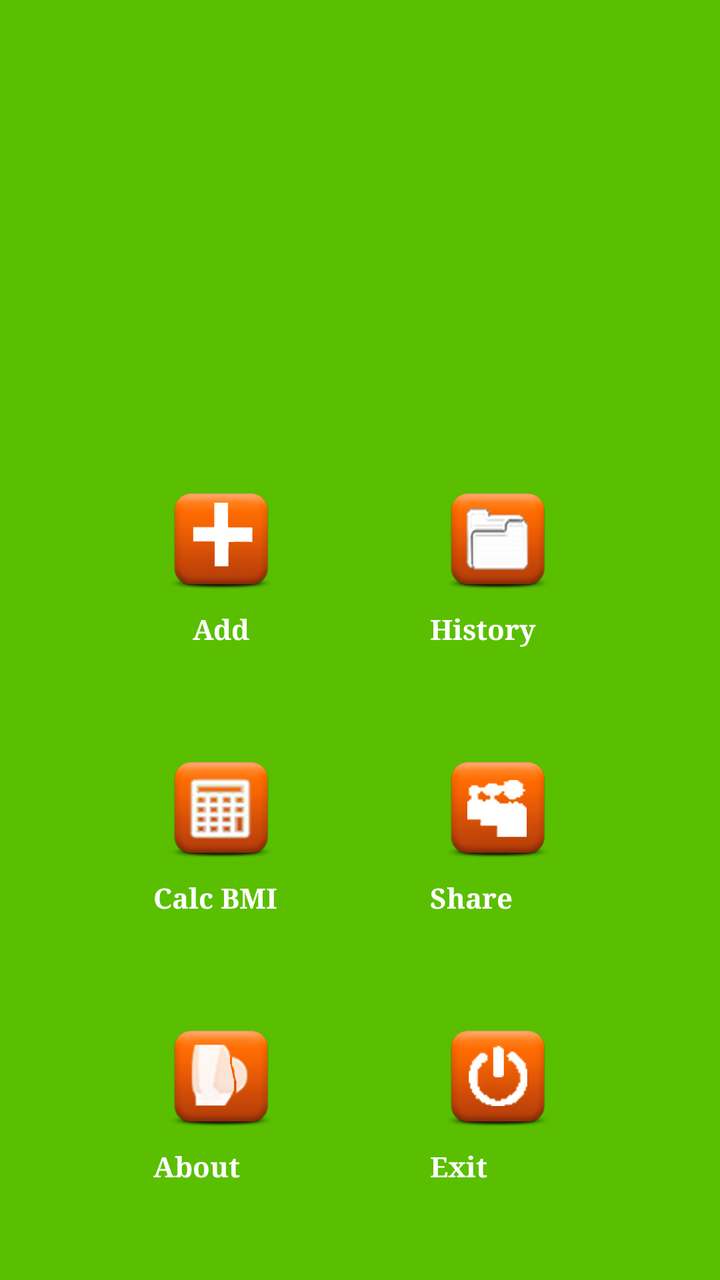
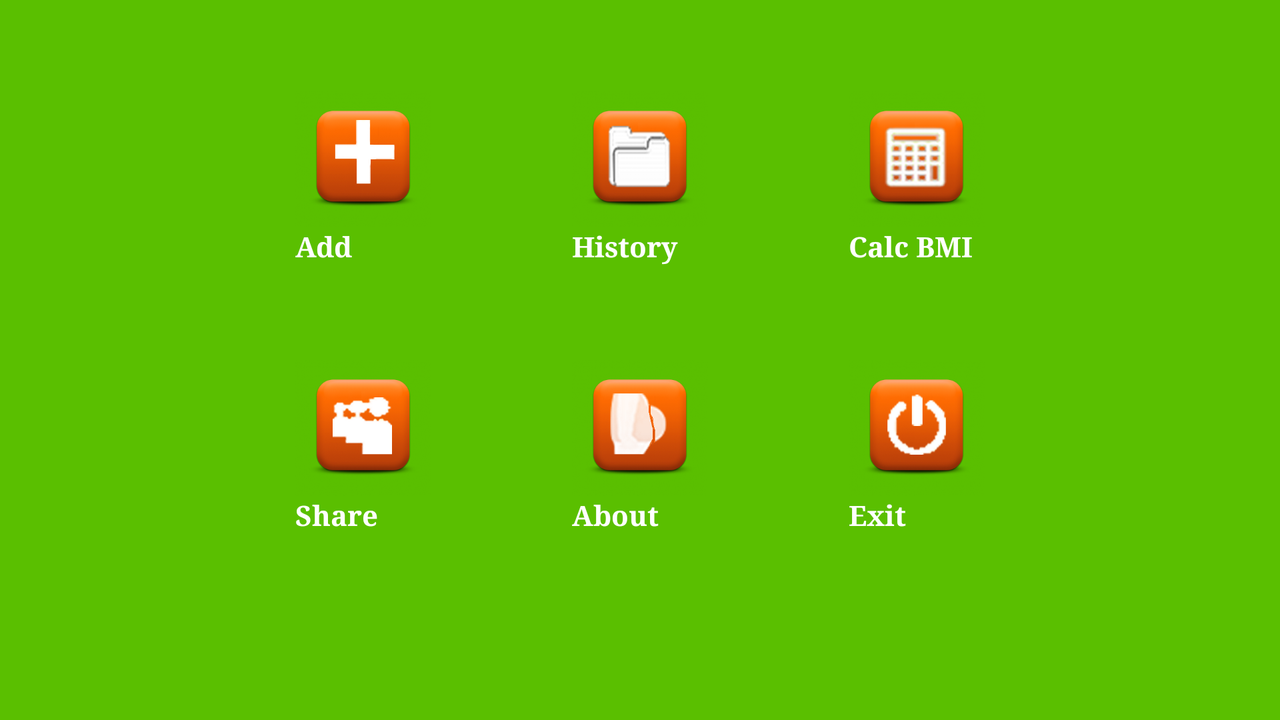

The same Android screen from two of the app's own layout files: first res/layout/ as a phone draws it, then the author's variant for another configuration, drawn on a device whose configuration selects that folder. Both files follow.
<!-- AndroidManifest.xml: application theme android:Theme.NoTitleBar.Fullscreen -->
<!-- res/layout/mainmast.xml -->
<?xml version="1.0" encoding="utf-8"?>
<LinearLayout
  xmlns:android="http://schemas.android.com/apk/res/android"
  android:orientation="vertical"
  android:layout_width="fill_parent"
  android:layout_height="fill_parent"
  android:gravity="bottom"
  android:layout_gravity="bottom"
  android:id="@+id/linearLayout"
  style="@style/backColor"
  >
  <TableLayout
  android:orientation="vertical"
  android:layout_width="fill_parent"
  android:layout_height="wrap_content"
  style="@style/backColor"
  android:gravity="center"
  >  
<TableRow 
    android:id="@+id/tableRow1" 
    android:layout_width="wrap_content" 
    android:layout_height="wrap_content"
    android:gravity="center"
    >
 <ImageButton 
    android:id="@+id/imageButton1" 
 	android:src="@drawable/btn_main_add" 
 	android:layout_width="68dp"
  	android:layout_height="68dp"
  	android:scaleType="fitCenter"
 	android:background="@null" android:onClick="myClickHandler">
 </ImageButton>
 <ImageButton 
 	android:src="@drawable/iconka2" 
 	android:id="@+id/imageButton3" 
 	android:layout_width="wrap_content" 
 	android:layout_height="wrap_content" 
 	android:visibility="invisible" 
 	android:clickable="false">
 </ImageButton>
  <ImageButton 
    android:src="@drawable/btn_main_hist" 
 	android:layout_width="68dp"
  	android:layout_height="68dp"
  	android:scaleType="fitCenter"  
 	android:id="@+id/imageButton2" 
 	android:background="@null" android:onClick="myClickHandler">
 </ImageButton>
</TableRow>
<TableRow 
    android:id="@+id/tableRow1" 
    android:layout_width="wrap_content" 
    android:layout_height="wrap_content"
    android:gravity="center">
 <TextView 
 	android:text="@string/menu_main_add"
 	android:layout_height="fill_parent"
 	android:textSize="14dp"
 	android:textStyle="bold"
 	android:layout_gravity="center_horizontal"
 	android:textColor="#ffffff"
 	android:typeface="serif"
 	>
 </TextView>
 <ImageButton 
 	android:src="@drawable/iconka2" 
 	android:id="@+id/imageButton3" 
 	android:layout_width="wrap_content" 
 	android:layout_height="wrap_content" 
 	android:visibility="invisible" 
 	android:clickable="false">
 </ImageButton>
  <TextView 
 	android:text="@string/menu_main_hist"
 	android:layout_height="fill_parent"
 	android:textSize="14dp"
 	android:textStyle="bold" 
 	android:typeface="serif"
 	android:textColor="#ffffff">
 </TextView>
</TableRow>
<TableRow 
    android:id="@+id/tableRow1" 
    android:layout_width="wrap_content" 
    android:layout_height="wrap_content"
    android:gravity="center">
 <ImageButton 
 	android:src="@drawable/btn_main_calc" 
 	android:layout_width="68dp"
  	android:layout_height="68dp"
  	android:scaleType="fitCenter"
 	android:id="@+id/imageButton3" android:onClick="myClickHandler"
 	android:background="@null">
 </ImageButton>
 <ImageButton 
 	android:src="@drawable/iconka2" 
 	android:id="@+id/imageButton3" 
 	android:layout_width="wrap_content" 
 	android:layout_height="wrap_content" 
 	android:visibility="invisible" 
 	android:clickable="false"
 	>
 </ImageButton>
  <ImageButton 
 	android:src="@drawable/btn_main_share" 
 	android:layout_width="68dp"
  	android:layout_height="68dp"
  	android:scaleType="fitCenter"
 	android:id="@+id/imageButton4" 
 	android:background="@null" android:onClick="myClickHandler">
 </ImageButton>
</TableRow>
<TableRow 
    android:id="@+id/tableRow1" 
    android:layout_width="wrap_content" 
    android:layout_height="wrap_content"
    android:gravity="center">
 <TextView 
 	android:text="@string/menu_main_calc_bmi"
 	android:layout_height="fill_parent"
 	android:textSize="14dp"
 	android:textStyle="bold"
 	 android:textColor="#ffffff" 
 	android:typeface="serif"
 	>
 </TextView>
 <ImageButton 
 	android:src="@drawable/iconka2" 
 	android:id="@+id/imageButton3" 
 	android:layout_width="wrap_content" 
 	android:layout_height="wrap_content" 
 	android:visibility="invisible" 
 	android:clickable="false">
 </ImageButton>
  <TextView 
 	android:text="@string/menu_main_share"
 	android:layout_height="fill_parent"
 	android:textSize="14dp"
 	android:textStyle="bold"
 	 android:textColor="#ffffff" 
 	android:typeface="serif"
 	>
 </TextView>
</TableRow>
<TableRow 
    android:id="@+id/tableRow1" 
    android:layout_width="wrap_content" 
    android:layout_height="wrap_content"
    android:gravity="center">
 <ImageButton 
 	android:src="@drawable/btn_main_about" 
 	android:layout_width="68dp"
  	android:layout_height="68dp"
  	android:scaleType="fitCenter" 
 	android:id="@+id/imageButton5" 
 	android:background="@null" android:onClick="myClickHandler">
 </ImageButton>
 <ImageButton 
 	android:src="@drawable/iconka2" 
 	android:id="@+id/imageButton3" 
 	android:layout_width="wrap_content" 
 	android:layout_height="wrap_content" 
 	android:visibility="invisible" 
 	android:clickable="false">
 </ImageButton>
  <ImageButton 
 	android:src="@drawable/btn_main_exit" 
 	android:layout_width="68dp"
  	android:layout_height="68dp"
  	android:scaleType="fitCenter"
	android:id="@+id/imageButton6" 
 	android:background="@null" android:onClick="myClickHandler">
 </ImageButton>
</TableRow>
<TableRow 
    android:id="@+id/tableRow1" 
    android:layout_width="wrap_content" 
    android:layout_height="wrap_content"
    android:gravity="center">
 <TextView 
 	android:text="@string/menu_main_about"
 	android:layout_height="fill_parent"
 	android:textSize="14dp"
 	android:textStyle="bold"
 	 android:textColor="#ffffff" 
 	android:typeface="serif"
 	>
 </TextView>
 <ImageButton 
 	android:src="@drawable/iconka2" 
 	android:id="@+id/imageButton3" 
 	android:layout_width="wrap_content" 
 	android:layout_height="wrap_content" 
 	android:visibility="invisible" 
 	android:clickable="false">
 </ImageButton>
  <TextView 
 	android:text="@string/menu_main_exit"
 	android:layout_height="fill_parent"
 	android:textSize="14dp"
 	android:textStyle="bold"
 	 android:textColor="#ffffff" 
 	android:typeface="serif"
 	>
 </TextView>
</TableRow>
</TableLayout>

</LinearLayout>
<!-- resources referenced by this layout -->
<resources>
  <!-- drawable btn_main_about: png bitmap (drawable, 124606 bytes) -->
  <!-- drawable btn_main_add: png bitmap (drawable, 107448 bytes) -->
  <!-- drawable btn_main_calc: png bitmap (drawable, 154851 bytes) -->
  <!-- drawable btn_main_exit: png bitmap (drawable, 125093 bytes) -->
  <!-- drawable btn_main_hist: png bitmap (drawable, 121153 bytes) -->
  <!-- drawable btn_main_share: png bitmap (drawable, 112872 bytes) -->
  <!-- drawable iconka2: png bitmap (drawable, 47569 bytes) -->
  <string name="menu_main_about">    About</string>
  <string name="menu_main_add">     Add</string>
  <string name="menu_main_calc_bmi">  Calc BMI</string>
  <string name="menu_main_exit">     Exit</string>
  <string name="menu_main_hist">  History</string>
  <string name="menu_main_share">    Share</string>
  <style name="backColor" parent="@android:style/Theme.NoTitleBar.Fullscreen">
  		<item name="android:background">#5abf00</item>
  		<item name="android:typeface">serif</item>
  	</style>
</resources>
<!-- res/layout-land/mainmast.xml (the author's variant of the layout above) -->
<!-- drawn on the phone turned sideways -->
<?xml version="1.0" encoding="utf-8"?>
<TableLayout
  xmlns:android="http://schemas.android.com/apk/res/android"
  android:orientation="vertical"
  android:layout_width="fill_parent"
  android:layout_height="fill_parent"
  android:gravity="center"
  style="@style/backColor"
  
  >
    
<TableRow 
    android:id="@+id/tableRow1" 
    android:layout_width="wrap_content" 
    android:layout_height="wrap_content"
    android:gravity="center"
    >
 <ImageButton 
 	android:src="@drawable/btn_main_add" 
 	android:layout_width="68dp"
  	android:layout_height="68dp"
  	android:scaleType="fitCenter"
 	android:id="@+id/imageButton1" 
 	android:background="@null" android:onClick="myClickHandler">
 </ImageButton>
 <ImageButton 
 	android:src="@drawable/iconka2" 
 	android:id="@+id/imageButton3" 
 	android:layout_width="wrap_content" 
 	android:layout_height="wrap_content" 
 	android:visibility="invisible" 
 	android:clickable="false">
 </ImageButton>
  <ImageButton 
 	android:src="@drawable/btn_main_hist" 
 	android:layout_width="68dp"
  	android:layout_height="68dp"
  	android:scaleType="fitCenter"
	android:id="@+id/imageButton2" 
 	android:background="@null" android:onClick="myClickHandler">
 </ImageButton>
 <ImageButton 
 	android:src="@drawable/iconka2" 
 	android:id="@+id/imageButton3" 
 	android:layout_width="wrap_content" 
 	android:layout_height="wrap_content" 
 	android:visibility="invisible" 
 	android:clickable="false">
 </ImageButton>
 <ImageButton 
 	android:src="@drawable/btn_main_calc" 
 	android:layout_width="68dp"
  	android:layout_height="68dp"
  	android:scaleType="fitCenter"
 	android:id="@+id/imageButton3" android:onClick="myClickHandler"
 	android:background="@null">
 </ImageButton>
 
      
</TableRow>
<TableRow 
    android:id="@+id/tableRow1" 
    android:layout_width="wrap_content" 
    android:layout_height="wrap_content"
    android:gravity="center">
 <TextView 
 	android:text="@string/menu_main_add"
 	android:layout_height="fill_parent"
 	android:textSize="14dp"
 	android:textStyle="bold"
 	 android:textColor="#ffffff"
 	 android:typeface="serif">
 </TextView>
 <ImageButton 
 	android:src="@drawable/iconka2" 
 	android:id="@+id/imageButton3" 
 	android:layout_width="wrap_content" 
 	android:layout_height="wrap_content" 
 	android:visibility="invisible" 
 	android:clickable="false">
 </ImageButton>
  <TextView 
 	android:text="@string/menu_main_hist"
 	android:layout_height="fill_parent"
 	android:textSize="14dp"
 	android:textStyle="bold"
 	 android:textColor="#ffffff"
 	 android:typeface="serif">
 </TextView>
 <ImageButton 
 	android:src="@drawable/iconka2" 
 	android:id="@+id/imageButton3" 
 	android:layout_width="wrap_content" 
 	android:layout_height="wrap_content" 
 	android:visibility="invisible" 
 	android:clickable="false">
 </ImageButton>
 <TextView 
 	android:text="@string/menu_main_calc_bmi"
 	android:layout_height="fill_parent"
 	android:textSize="14dp"
 	android:textStyle="bold"
 	 android:textColor="#ffffff"
 	 android:typeface="serif">
 </TextView>
</TableRow>
<TableRow 
    android:id="@+id/tableRow1" 
    android:layout_width="wrap_content" 
    android:layout_height="wrap_content"
    android:gravity="center">
 <ImageButton 
 	android:src="@drawable/btn_main_share" 
 	android:layout_width="68dp"
  	android:layout_height="68dp"
  	android:scaleType="fitCenter"
	android:id="@+id/imageButton4" 
 	android:background="@null" android:onClick="myClickHandler">
 </ImageButton>
 
 <ImageButton 
 	android:src="@drawable/iconka2" 
 	android:id="@+id/imageButton3" 
 	android:layout_width="wrap_content" 
 	android:layout_height="wrap_content" 
 	android:visibility="invisible" 
 	android:clickable="false">
 </ImageButton>
 <ImageButton 
 	android:src="@drawable/btn_main_about" 
 	android:layout_width="68dp"
  	android:layout_height="68dp"
  	android:scaleType="fitCenter" 
 	android:id="@+id/imageButton5" 
 	android:background="@null" android:onClick="myClickHandler">
 </ImageButton>
 <ImageButton 
 	android:src="@drawable/iconka2" 
 	android:id="@+id/imageButton3" 
 	android:layout_width="wrap_content" 
 	android:layout_height="wrap_content" 
 	android:visibility="invisible" 
 	android:clickable="false"
 	>
 </ImageButton>
  <ImageButton 
 	android:src="@drawable/btn_main_exit" 
 	android:layout_width="68dp"
  	android:layout_height="68dp"
  	android:scaleType="fitCenter" 
	android:id="@+id/imageButton6" 
 	android:background="@null" android:onClick="myClickHandler">
 </ImageButton>
</TableRow>
<TableRow 
    android:id="@+id/tableRow1" 
    android:layout_width="wrap_content" 
    android:layout_height="wrap_content"
    android:gravity="center">
  <TextView 
 	android:text="@string/menu_main_share"
 	android:layout_height="fill_parent"
 	android:textSize="14dp"
 	android:textStyle="bold" 
 	android:typeface="serif"
 	 android:textColor="#ffffff">
 </TextView>
 <ImageButton 
 	android:src="@drawable/iconka2" 
 	android:id="@+id/imageButton3" 
 	android:layout_width="wrap_content" 
 	android:layout_height="wrap_content" 
 	android:visibility="invisible"  
 	android:typeface="serif"
 	android:clickable="false">
 </ImageButton>
 <TextView 
 	android:text="@string/menu_main_about"
 	android:layout_height="fill_parent"
 	android:textSize="14dp"
 	android:textStyle="bold" android:typeface="serif"
 	 android:textColor="#ffffff">
 </TextView>
 <ImageButton 
 	android:src="@drawable/iconka2" 
 	android:id="@+id/imageButton3" 
 	android:layout_width="wrap_content" 
 	android:layout_height="wrap_content" 
 	android:visibility="invisible" 
 	android:clickable="false">
 </ImageButton>
  <TextView 
 	android:text="@string/menu_main_exit"
 	android:layout_height="fill_parent"
 	android:textSize="14dp"
 	android:textStyle="bold"
 	 android:textColor="#ffffff"
 	 android:typeface="serif">
 </TextView>
</TableRow>
<TableRow 
    android:id="@+id/tableRow1" 
    android:layout_width="wrap_content" 
    android:layout_height="wrap_content"
    android:gravity="center">
 
</TableRow>
<TableRow 
    android:id="@+id/tableRow1" 
    android:layout_width="wrap_content" 
    android:layout_height="wrap_content"
    android:gravity="center">
 
</TableRow>
</TableLayout>
